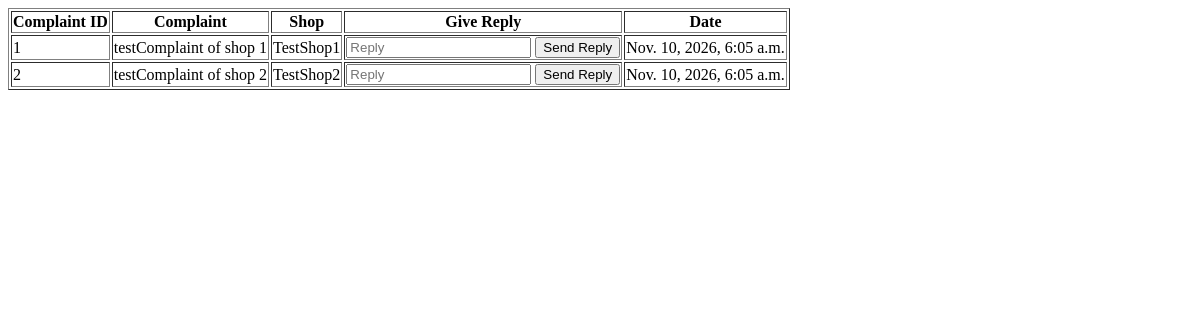
Before: /ViewComplaintsAndReply with the older database file.
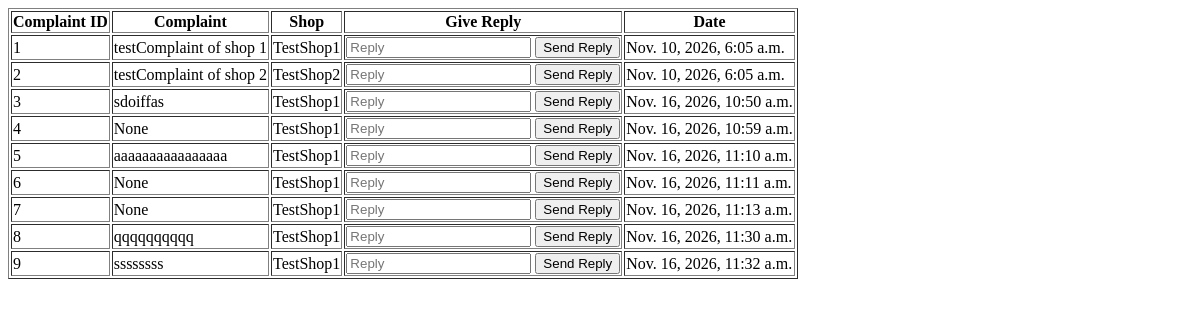
After: the same page with the newer database file.
### RetailIQApp/models.py (models this page shows)
class ComplaintTable(models.Model):
    SHOPID = models.ForeignKey(ShopTable, on_delete=models.CASCADE, null=True, blank=True)
    complaint_date = models.DateTimeField(auto_now_add=True)
    complaint_description = models.CharField(max_length=100, null=True, blank=True)
    reply = models.CharField(max_length=100, null=True, blank=True)
    reply_date = models.DateTimeField(null=True, blank=True)

class ShopTable(models.Model):
    shop_name = models.CharField(max_length=40, null=True, blank=True)
    email = models.EmailField(max_length=50, null=True, blank=True)
    phone = models.CharField(max_length=20, null=True, blank=True)
    date_joined = models.DateTimeField(auto_now_add=True)
    LOGINID = models.ForeignKey(LoginTable, on_delete=models.CASCADE, null=True, blank=True)

### RetailIQApp/views.py (the view)
# urls.py: path('ViewComplaintsAndReply',ViewComplaintsAndReply.as_view(),name='ViewComplaintsAndReply'),
class ViewComplaintsAndReply(View):
    def get(self,request):
        obj = ComplaintTable.objects.all()
        return render(request,'admin/ViewComplaintsAndReply.html', {'complaint_data':obj})

### templates/admin/ViewComplaintsAndReply.html (shortened to what this page needs)
<!DOCTYPE html>
<html lang="en">
<head>
</head>
<body>
      <table border="1">
        <tr>
            <th>Complaint ID</th>
            <th>Complaint</th>
            <th>Shop</th>
            <th>Give Reply</th>
            <th>Date</th>
        </tr>
        {% for i in complaint_data %}
        <tr>
            <td>{{ i.id }}</td>
            <td>{{ i.complaint_description }}</td>
            <td>{{ i.SHOPID.shop_name }}</td>
             <form method="post" action="sendReply/{{ i.id }}">
            <td>
                <input type="text" placeholder="Reply" name="reply">
                <button type="submit">Send Reply</button>
            </td>
             </form>
            <td>{{ i.complaint_date }}</td>
        </tr>
        {% endfor %}
    </table>
</body>
</html>

Changed rows visible on the page:
added ComplaintTable: id "3", complaint_description "sdoiffas", SHOPID.shop_name "TestShop1", complaint_date "Nov. 16, 2026, 10:50 a.m."
added ComplaintTable: id "4", complaint_description "None", SHOPID.shop_name "TestShop1", complaint_date "Nov. 16, 2026, 10:59 a.m."
added ComplaintTable: id "5", complaint_description "aaaaaaaaaaaaaaaa", SHOPID.shop_name "TestShop1", complaint_date "Nov. 16, 2026, 11:10 a.m."
added ComplaintTable: id "6", complaint_description "None", SHOPID.shop_name "TestShop1", complaint_date "Nov. 16, 2026, 11:11 a.m."
added ComplaintTable: id "7", complaint_description "None", SHOPID.shop_name "TestShop1", complaint_date "Nov. 16, 2026, 11:13 a.m."
added ComplaintTable: id "8", complaint_description "qqqqqqqqqq", SHOPID.shop_name "TestShop1", complaint_date "Nov. 16, 2026, 11:30 a.m."
added ComplaintTable: id "9", complaint_description "ssssssss", SHOPID.shop_name "TestShop1", complaint_date "Nov. 16, 2026, 11:32 a.m."
